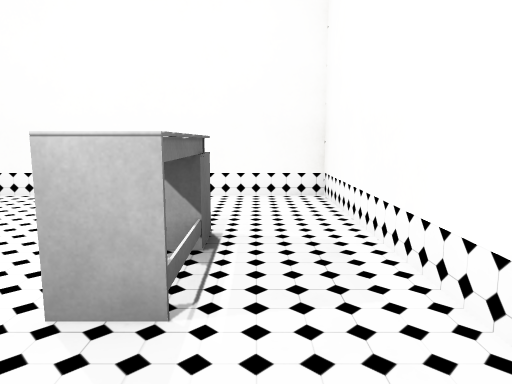
View 1 (above)

13 first-person views from a walk through a Unity game level. The camera is 1.2 m above the floor, tilts 8° down and sees 70° across. Doors are open. The floor is counted in squares, 1 m on a side. Each view is taken from the middle of a square. On the plan, view 1 faces up. The plan holds only what a view shows up to about 15 squares ahead; the rest is blank. The place goes on beyond the plan. The player is left out. Some surface patterns are stand-ins.

View 2
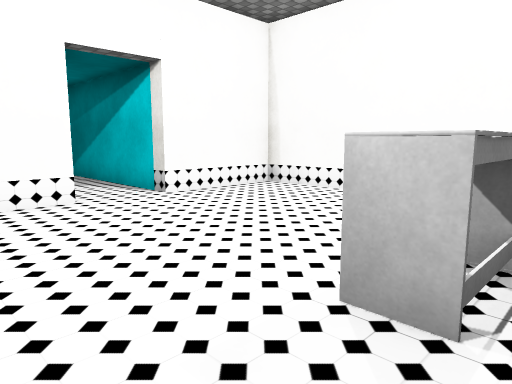

View 3
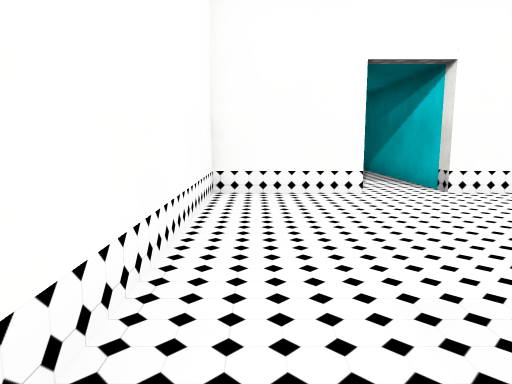

View 4
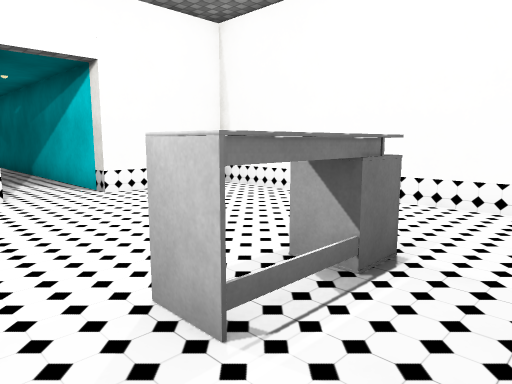

View 5
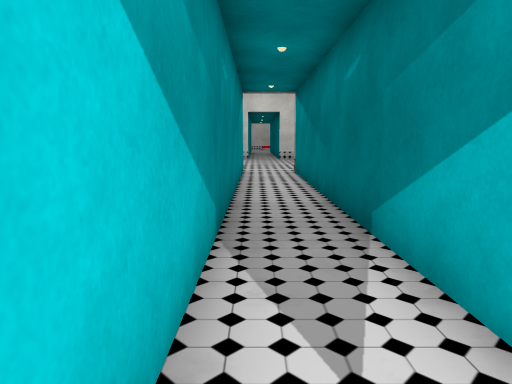

View 6
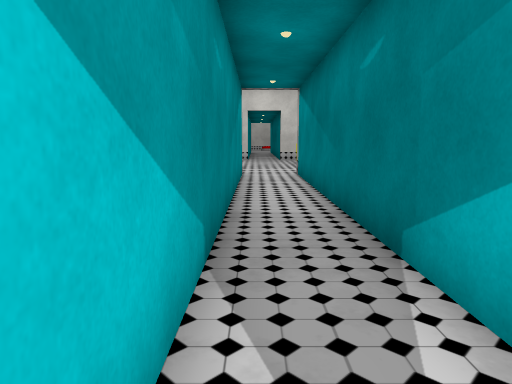

View 7
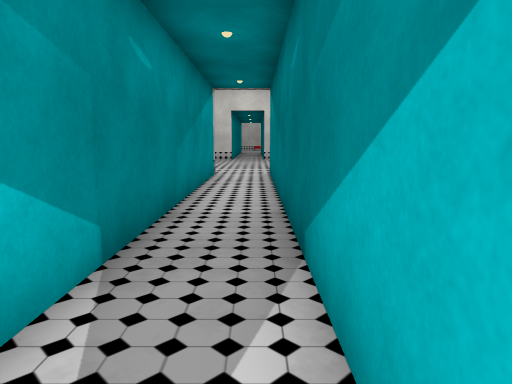

View 8
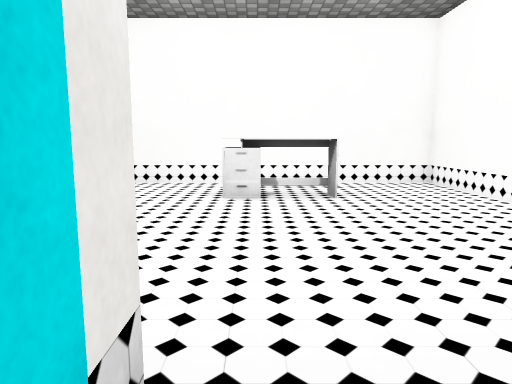

View 9
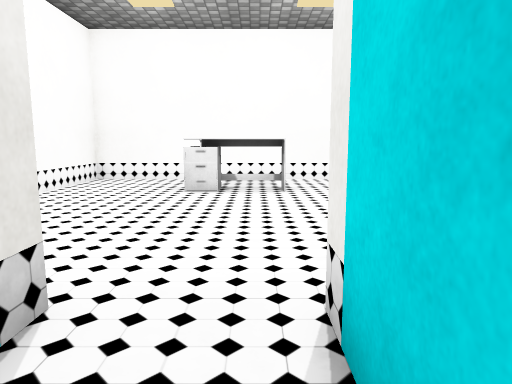

View 10
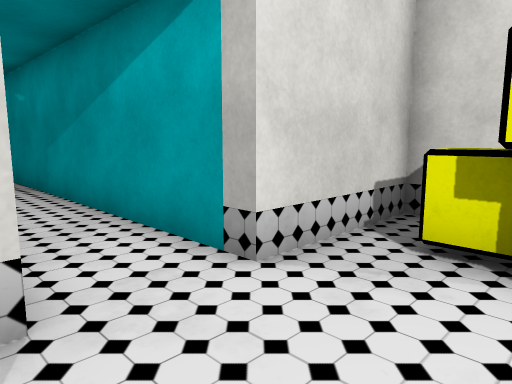

View 11
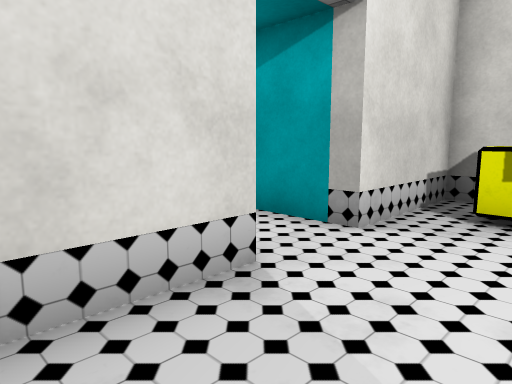

View 12
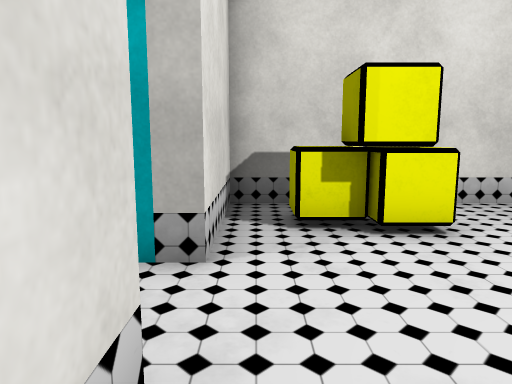

View 13
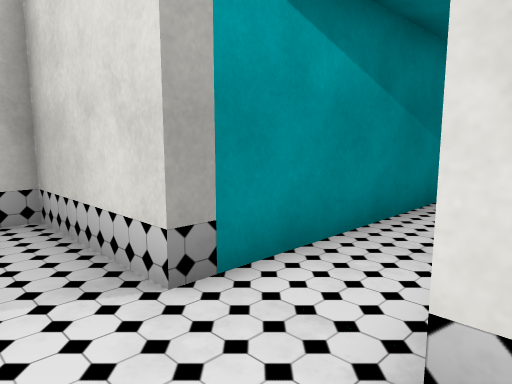

### Floor plan
Ten units are one square. View 1 is at (0, 0); x grows to the right and y downward. Boxes are objects, and circles mark ways between rooms. Rooms are numbered by the first view taken in them; rooms with no view inside come last. Other rooms are left out.
<svg viewBox="-270 -85 290 100">
<path fill="none" stroke="#000" d="M-75 -25 -75 10 15 10 15 -80 -75 -80 -75 -45M-235 -25 -75 -25M-75 -45 -235 -45M-235 -45 -235 -80 -240 -80M-260 10 -235 10 -235 -25"/>
<rect x="-15" y="-45" width="10" height="20" fill="#bbb"><title>desk</title></rect>
<rect x="-265" y="-15" width="10" height="10" fill="#bbb"><title>other object</title></rect>
<rect x="-255" y="-5" width="10" height="10" fill="#bbb"><title>other object</title></rect>
<rect x="-255" y="-15" width="10" height="10" fill="#bbb"><title>other object</title></rect>
<circle cx="-80" cy="-35" r="3" fill="#2a7"/>
<circle cx="-230" cy="-35" r="3" fill="#2a7"/>
<text x="-30" y="-40">1</text>
<text x="-160" y="-40">2</text>
<text x="-250" y="-40">3</text>
</svg>
Room 1 opens to room 2. Room 2 opens to room 3.

Where each view was taken, in squares from view 1:
view 1: 0 up, 0 right, facing up
view 2: 0 up, 0 right, facing up-left
view 3: 0 up, 1 right, facing left
view 4: 1 up, 1 right, facing up-left
view 5: 3 up, 9 left, facing left
view 6: 3 up, 10 left, facing left
view 7: 4 up, 10 left, facing left
view 8: 4 up, 9 left, facing right
view 9: 3 up, 10 left, facing right
view 10: 5 up, 26 left, facing down-right
view 11: 7 up, 26 left, facing down-right
view 12: 6 up, 24 left, facing down
view 13: 2 up, 25 left, facing up-right
